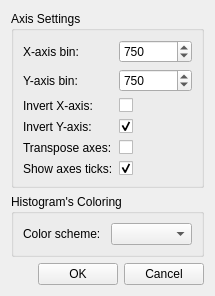
<?xml version="1.0" encoding="UTF-8"?>
<ui version="4.0">
 <class>Form</class>
 <widget class="QWidget" name="Form">
  <property name="geometry">
   <rect>
    <x>0</x>
    <y>0</y>
    <width>215</width>
    <height>279</height>
   </rect>
  </property>
  <property name="focusPolicy">
   <enum>Qt::StrongFocus</enum>
  </property>
  <property name="windowTitle">
   <string>ToF-E Graph Settings</string>
  </property>
  <layout class="QGridLayout" name="gridLayout">
   <item row="0" column="0">
    <widget class="QGroupBox" name="groupBox">
     <property name="title">
      <string>Axis Settings</string>
     </property>
     <layout class="QGridLayout" name="gridLayout_2">
      <item row="0" column="0">
       <layout class="QFormLayout" name="formLayout">
        <property name="fieldGrowthPolicy">
         <enum>QFormLayout::AllNonFixedFieldsGrow</enum>
        </property>
        <item row="0" column="0">
         <widget class="QLabel" name="xAxisBinLabel">
          <property name="text">
           <string>X-axis bin:</string>
          </property>
         </widget>
        </item>
        <item row="0" column="1">
         <widget class="QSpinBox" name="bin_x">
          <property name="minimum">
           <number>10</number>
          </property>
          <property name="maximum">
           <number>2000</number>
          </property>
          <property name="value">
           <number>750</number>
          </property>
         </widget>
        </item>
        <item row="1" column="0">
         <widget class="QLabel" name="yAxisBinLabel">
          <property name="text">
           <string>Y-axis bin:</string>
          </property>
         </widget>
        </item>
        <item row="1" column="1">
         <widget class="QSpinBox" name="bin_y">
          <property name="minimum">
           <number>10</number>
          </property>
          <property name="maximum">
           <number>2000</number>
          </property>
          <property name="value">
           <number>750</number>
          </property>
         </widget>
        </item>
        <item row="2" column="0">
         <widget class="QLabel" name="invertXAxisLabel">
          <property name="text">
           <string>Invert X-axis:</string>
          </property>
         </widget>
        </item>
        <item row="2" column="1">
         <widget class="QCheckBox" name="invert_x">
          <property name="checked">
           <bool>false</bool>
          </property>
          <property name="tristate">
           <bool>false</bool>
          </property>
         </widget>
        </item>
        <item row="3" column="0">
         <widget class="QLabel" name="invertYAxisLabel">
          <property name="text">
           <string>Invert Y-axis:</string>
          </property>
         </widget>
        </item>
        <item row="3" column="1">
         <widget class="QCheckBox" name="invert_y">
          <property name="checked">
           <bool>true</bool>
          </property>
         </widget>
        </item>
        <item row="5" column="0">
         <widget class="QLabel" name="showAxesTicksLabel">
          <property name="text">
           <string>Show axes ticks:</string>
          </property>
         </widget>
        </item>
        <item row="5" column="1">
         <widget class="QCheckBox" name="axes_ticks">
          <property name="checked">
           <bool>true</bool>
          </property>
         </widget>
        </item>
        <item row="4" column="0">
         <widget class="QLabel" name="transposeAxesLabel">
          <property name="text">
           <string>Transpose axes:</string>
          </property>
         </widget>
        </item>
        <item row="4" column="1">
         <widget class="QCheckBox" name="transposeAxesCheckBox"/>
        </item>
       </layout>
      </item>
     </layout>
    </widget>
   </item>
   <item row="1" column="0">
    <widget class="QGroupBox" name="groupBox_2">
     <property name="title">
      <string>Histogram's Coloring</string>
     </property>
     <layout class="QGridLayout" name="gridLayout_3">
      <item row="0" column="0">
       <layout class="QHBoxLayout" name="horizontalLayout">
        <item>
         <widget class="QLabel" name="colorSchemeLabel">
          <property name="text">
           <string>Color scheme:</string>
          </property>
         </widget>
        </item>
        <item>
         <widget class="QComboBox" name="colorbox"/>
        </item>
       </layout>
      </item>
     </layout>
    </widget>
   </item>
   <item row="2" column="0">
    <layout class="QHBoxLayout" name="horizontalLayout_2">
     <item>
      <spacer name="horizontalSpacer">
       <property name="orientation">
        <enum>Qt::Horizontal</enum>
       </property>
       <property name="sizeHint" stdset="0">
        <size>
         <width>40</width>
         <height>20</height>
        </size>
       </property>
      </spacer>
     </item>
     <item>
      <widget class="QPushButton" name="OKButton">
       <property name="text">
        <string>OK</string>
       </property>
      </widget>
     </item>
     <item>
      <widget class="QPushButton" name="cancelButton">
       <property name="text">
        <string>Cancel</string>
       </property>
      </widget>
     </item>
    </layout>
   </item>
  </layout>
 </widget>
 <resources/>
 <connections/>
</ui>
